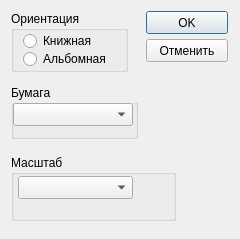
<?xml version="1.0" encoding="UTF-8"?><ui version="4.0"><class>Print_frDialog</class>



<widget class="QDialog">


<property name="geometry">
    <rect>
     <x>0</x>
     <y>0</y>
     <width>240</width>
     <height>239</height>
    </rect>
   </property>
<property name="windowTitle"><string>Выберите параметры печати</string></property>



<widget class="QGroupBox" name="group_Static1">
<property name="geometry">
    <rect>
     <x>11</x>
     <y>11</y>
     <width>117</width>
     <height>61</height>
    </rect>
   </property>
<property name="title"><string>Ориентация</string></property>
</widget>

<widget class="QGroupBox" name="group_Static2">
<property name="geometry">
    <rect>
     <x>11</x>
     <y>85</y>
     <width>127</width>
     <height>54</height>
    </rect>
   </property>
<property name="title"><string>Бумага</string></property>
</widget>


<widget class="QGroupBox" name="group_Static3">
<property name="geometry">
    <rect>
     <x>11</x>
     <y>155</y>
     <width>165</width>
     <height>66</height>
    </rect>
   </property>
<property name="title"><string>Масштаб</string></property>
</widget>


<widget class="QPushButton" name="push_Ok">
<property name="geometry">
    <rect>
     <x>146</x>
     <y>11</y>
     <width>82</width>
     <height>23</height>
    </rect>
   </property>
<property name="text"><string>OK</string></property>
</widget>
<widget class="QPushButton" name="push_Cancel">
<property name="geometry">
    <rect>
     <x>146</x>
     <y>39</y>
     <width>82</width>
     <height>23</height>
    </rect>
   </property>
<property name="text"><string>Отменить</string></property>
</widget>
<widget class="QRadioButton" name="radio_Portret">
<property name="geometry">
    <rect>
     <x>23</x>
     <y>33</y>
     <width>92</width>
     <height>16</height>
    </rect>
   </property>
<property name="text"><string>Книжная</string></property>
<attribute name="buttonGroup">
<string notr="true">bg_Portret</string>
</attribute>
</widget>
<widget class="QRadioButton" name="radio_Radio2">
<property name="geometry">
    <rect>
     <x>23</x>
     <y>51</y>
     <width>89</width>
     <height>16</height>
    </rect>
   </property>
<property name="text"><string>Альбомная</string></property>
<attribute name="buttonGroup">
<string notr="true">bg_Portret</string>
</attribute>
</widget>
<widget class="QComboBox" name="combo_Paper">
<property name="geometry">
    <rect>
     <x>13</x>
     <y>103</y>
     <width>120</width>
     <height>23</height>
    </rect>
   </property>
</widget>
<widget class="QComboBox" name="combo_Mas">
<property name="geometry">
    <rect>
     <x>18</x>
     <y>176</y>
     <width>115</width>
     <height>23</height>
    </rect>
   </property>
</widget>
</widget>
<buttongroups>
<buttongroup name="bg_Portret"/>
</buttongroups>
</ui>
